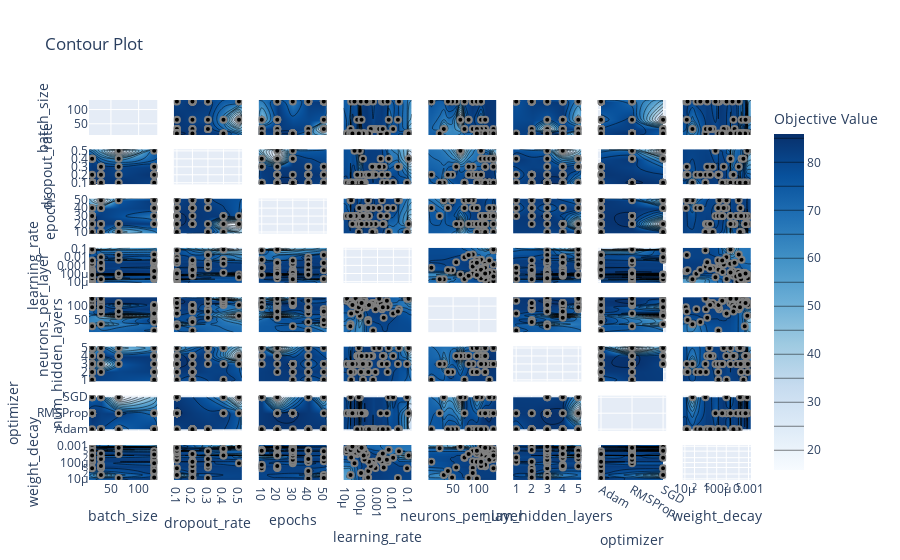

Here is the notebook cell this chart was saved with:
### Code cell
# 4. Contour plot
plot_contour(study).show()
